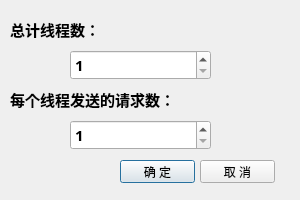
<?xml version="1.0" encoding="UTF-8"?>
<ui version="4.0">
 <class>SendRequestByParallel_Dialog</class>
 <widget class="QDialog" name="SendRequestByParallel_Dialog">
  <property name="geometry">
   <rect>
    <x>0</x>
    <y>0</y>
    <width>300</width>
    <height>200</height>
   </rect>
  </property>
  <property name="windowTitle">
   <string>Dialog</string>
  </property>
  <widget class="QLabel" name="numThreadLabel">
   <property name="geometry">
    <rect>
     <x>10</x>
     <y>20</y>
     <width>211</width>
     <height>18</height>
    </rect>
   </property>
   <property name="font">
    <font>
     <family>微软雅黑</family>
     <pointsize>11</pointsize>
     <weight>75</weight>
     <bold>true</bold>
     <kerning>true</kerning>
    </font>
   </property>
   <property name="text">
    <string>总计线程数：</string>
   </property>
  </widget>
  <widget class="QLabel" name="numRequestByThreadLabel">
   <property name="geometry">
    <rect>
     <x>10</x>
     <y>90</y>
     <width>211</width>
     <height>18</height>
    </rect>
   </property>
   <property name="font">
    <font>
     <family>微软雅黑</family>
     <pointsize>11</pointsize>
     <weight>75</weight>
     <bold>true</bold>
     <kerning>true</kerning>
    </font>
   </property>
   <property name="text">
    <string>每个线程发送的请求数：</string>
   </property>
  </widget>
  <widget class="QSpinBox" name="numThreadSpinBox">
   <property name="geometry">
    <rect>
     <x>70</x>
     <y>50</y>
     <width>141</width>
     <height>30</height>
    </rect>
   </property>
   <property name="minimumSize">
    <size>
     <width>60</width>
     <height>30</height>
    </size>
   </property>
   <property name="font">
    <font>
     <family>微软雅黑</family>
     <pointsize>11</pointsize>
     <weight>75</weight>
     <bold>true</bold>
    </font>
   </property>
   <property name="minimum">
    <number>1</number>
   </property>
   <property name="maximum">
    <number>100000000</number>
   </property>
  </widget>
  <widget class="QPushButton" name="assignPushButton">
   <property name="geometry">
    <rect>
     <x>120</x>
     <y>160</y>
     <width>75</width>
     <height>23</height>
    </rect>
   </property>
   <property name="text">
    <string>确 定</string>
   </property>
  </widget>
  <widget class="QSpinBox" name="numRequestByThreadSpinBox">
   <property name="geometry">
    <rect>
     <x>70</x>
     <y>120</y>
     <width>141</width>
     <height>30</height>
    </rect>
   </property>
   <property name="minimumSize">
    <size>
     <width>60</width>
     <height>30</height>
    </size>
   </property>
   <property name="font">
    <font>
     <family>微软雅黑</family>
     <pointsize>11</pointsize>
     <weight>75</weight>
     <bold>true</bold>
    </font>
   </property>
   <property name="minimum">
    <number>1</number>
   </property>
   <property name="maximum">
    <number>100000000</number>
   </property>
  </widget>
  <widget class="QPushButton" name="cancelPushButton">
   <property name="geometry">
    <rect>
     <x>200</x>
     <y>160</y>
     <width>75</width>
     <height>23</height>
    </rect>
   </property>
   <property name="text">
    <string>取 消</string>
   </property>
  </widget>
 </widget>
 <resources/>
 <connections>
  <connection>
   <sender>assignPushButton</sender>
   <signal>clicked()</signal>
   <receiver>SendRequestByParallel_Dialog</receiver>
   <slot>accept()</slot>
   <hints>
    <hint type="sourcelabel">
     <x>157</x>
     <y>171</y>
    </hint>
    <hint type="destinationlabel">
     <x>149</x>
     <y>99</y>
    </hint>
   </hints>
  </connection>
  <connection>
   <sender>cancelPushButton</sender>
   <signal>clicked()</signal>
   <receiver>SendRequestByParallel_Dialog</receiver>
   <slot>reject()</slot>
   <hints>
    <hint type="sourcelabel">
     <x>237</x>
     <y>171</y>
    </hint>
    <hint type="destinationlabel">
     <x>149</x>
     <y>99</y>
    </hint>
   </hints>
  </connection>
 </connections>
</ui>
